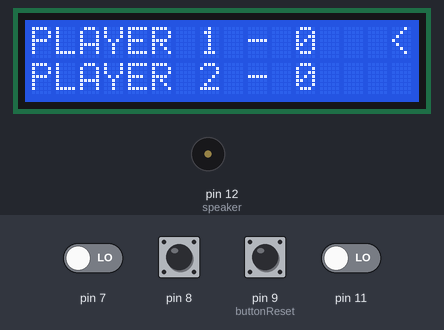
The sketch below on a simulated Arduino Uno, built with avr-gcc and run on an emulated ATmega328P. On the bench: 16×2 character LCD, buzzer (waves = sounding). Inputs (shaded band) come from the test bench; at power-on: pin 7, pin 8, pin 9 (buttonReset), pin 11 LOW.

Above: at 2.8 s.
2.9 s: pin 8 driven HIGH
At 4.1 s:
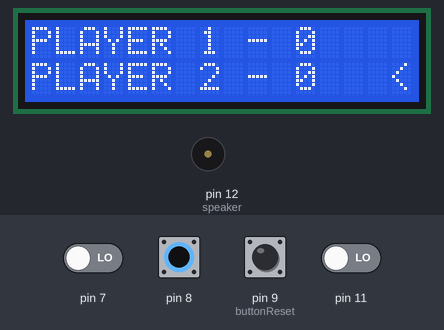
4.8 s: pin 9 (buttonReset) pulled HIGH for 0.15 s
At 4.88 s:
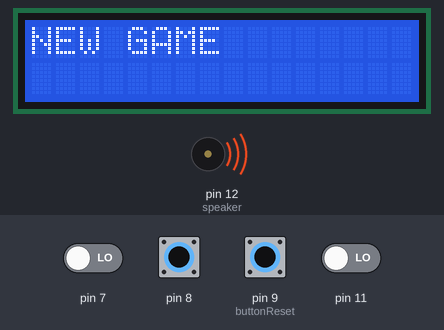
5.5 s: pin 7 driven HIGH
At 8.0 s:
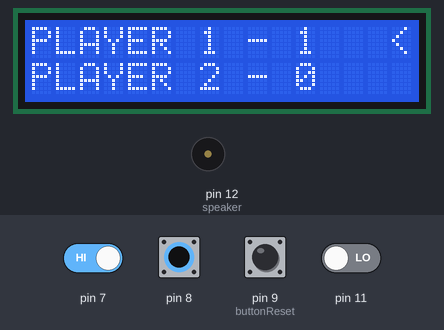
8.5 s: pin 9 (buttonReset) pulled HIGH for 1 s
At 9.72 s:
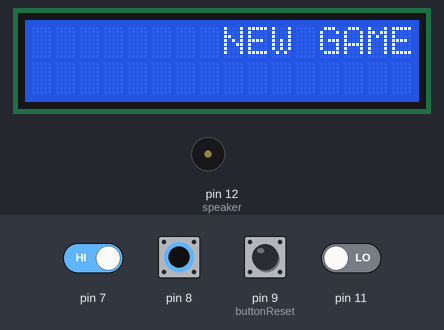
10.1 s: pin 9 (buttonReset) pulsed HIGH 5 times (0.12 s each, 0.3 s apart)
At 14.04 s:
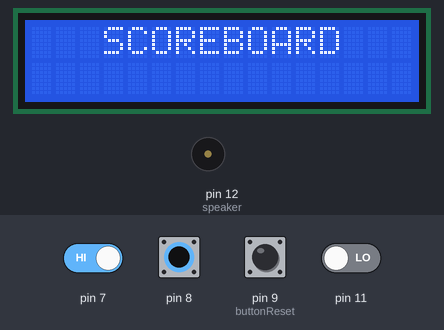
14.6 s: pin 8 pulsed LOW 2 times (0.12 s each, 0.3 s apart)
At 16.1 s:
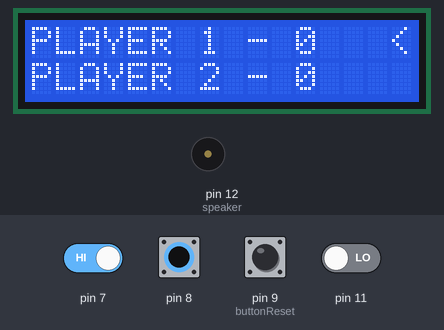
Timing chart, 0 to 17.6 s (numbered marks = the images above; inputs shaded):
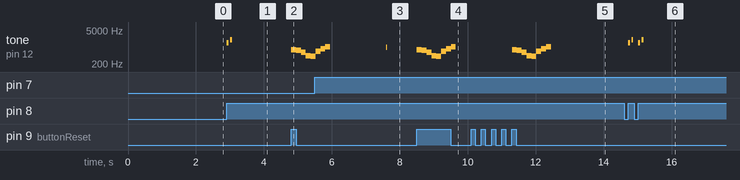

The sketch:

counter.ino
```cpp
#include <LiquidCrystal.h>

LiquidCrystal lcd(10, 6, 5, 4, 3, 2);

int ptsP1 = 0, ptsP2 = 0;

const int buttonAddPts = 7;
int lastButtonAddPtsState = LOW;
const int buttonSubPts = 11;
int lastButtonSubPtsState = LOW;

const int buttonPlayer = 8;
int lastButtonPlayerState = LOW;

const int buttonReset = 9;

int player = 0;

int speaker = 12;

#define NOTE_GS4 415
#define NOTE_A4  440
#define NOTE_DS5 622
#define NOTE_E5  659
#define NOTE_FS5 740
#define NOTE_G5  784
#define NOTE_GS5 831
#define NOTE_C6  1047
#define REST      0

int tempo = 120;

int melody[] = {
  NOTE_G5,22, NOTE_FS5,28, NOTE_DS5,28, NOTE_A4,22,
  NOTE_GS4,28, NOTE_E5,22, NOTE_GS5,28, NOTE_C6,18
};

int notes = sizeof(melody) / sizeof(melody[0]) / 2;
int wholenote = (60000 * 4) / tempo;
int divider = 0, noteDuration = 0;

unsigned long lastMillis = 0;  // Variable for controlling the timing of the melody
bool melodyPlaying = false;    // Flag to track whether the melody is playing
int melodyNoteIndex = 0;       // Index for tracking the current note in the melody

void gameInit(void);

void setup() {
  lcd.begin(16, 2);
  delay(100);
  pinMode(speaker, OUTPUT);
  gameInit();
}

void gameInit(void) {
  lcd.clear();
  lcd.setCursor(3, 0);
  lcd.print("SCOREBOARD");

  unsigned long previousMillis = 0;
  unsigned long interval = 80;
  int dotPosition = 0;

  unsigned long currentMillis = millis();
  while (dotPosition <= 15 ) {
    currentMillis = millis();

    if (currentMillis - previousMillis >= interval && dotPosition <= 15) {
      previousMillis = currentMillis;
      lcd.setCursor(dotPosition, 1);
      lcd.print(".");
      delay(80);
      lcd.setCursor(dotPosition, 1);
      lcd.print(" ");
      dotPosition++;
    }

  }

  delay(200);
  lcd.clear();
}

bool buttonPressed(int buttonPin, int &lastState) {
    int currentState = digitalRead(buttonPin);
    if (currentState != lastState) {
        lastState = currentState;
        return currentState == HIGH;
    }
    return false;
}

void playNewGameTune(int speaker) {
  unsigned long currentMillis = millis();

  if (melodyNoteIndex < notes) {
    if (currentMillis - lastMillis >= noteDuration) {
      tone(speaker, melody[melodyNoteIndex * 2], noteDuration * 0.9);
      lastMillis = currentMillis;
      melodyNoteIndex++;
    }
  } else {
    noTone(speaker);
  }
}

void loop() {

  if (buttonPressed(buttonPlayer, lastButtonPlayerState)) {
      player = (player == 0) ? 1 : 0;
        tone(speaker,1500,50);
        delay(100);
        tone(speaker,2000,50);
    }

  if (buttonPressed(buttonAddPts, lastButtonAddPtsState)) {
      if (player == 0) {
        tone(speaker,1000,25);
        ptsP1 += 1;
      } else {
        tone(speaker,1000,25);
        ptsP2 += 1;
      }
    }

  if (buttonPressed(buttonSubPts, lastButtonSubPtsState)) {
      if (player == 0) {
        if (ptsP1 > 0) {
          tone(speaker,100,50);
          ptsP1 -= 1;
        }
      } else {
        if (ptsP2 > 0) {
          tone(speaker,100,50);
          ptsP2 -= 1;
        }
      }
    }

  if (digitalRead(buttonReset) == HIGH) {
    melodyNoteIndex = 0;
    playNewGameTune(speaker);

    int j = 0;
    for (int i = 0; i < 9; i++) {
      lcd.clear();
      if (i % 2 == 0) {
        j = 0;
      } else {
        j = 1;
      }
      lcd.setCursor(i, j);
      lcd.print("NEW GAME");
      delay(140);

      playNewGameTune(speaker);
    }

    player = 0;
    ptsP1 = 0;
    ptsP2 = 0;

    gameInit();

    while (digitalRead(buttonReset) == HIGH) {
      delay(10);
    }
  }

  lcd.clear();
  lcd.setCursor(0, 0);
  lcd.print("PLAYER 1 - ");
  lcd.print(ptsP1);

  if (player == 0) {
    lcd.setCursor(15, 0);
    lcd.print("<");
    lcd.setCursor(15, 1);
    lcd.print(" ");
  } else {
    lcd.setCursor(15, 0);
    lcd.print(" ");
    lcd.setCursor(15, 1);
    lcd.print("<");
  }

  lcd.setCursor(0, 1);
  lcd.print("PLAYER 2 - ");
  lcd.print(ptsP2);

  delay(10);
}
```

Measured:
- after the input at 2.9 s, tone on pin 12 (speaker): silent → 1500 Hz at once, → silent 0.05 s later, → 2000 Hz 0.05 s later, → silent 0.05 s later; the display: changes after 0.41 s (image 1)
- after the input at 4.8 s, tone on pin 12 (speaker): plays 784 Hz for 0.14 s, 740 Hz for 0.14 s, 622 Hz for 0.14 s, 440 Hz for 0.14 s, 415 Hz for 0.12 s, starting at once; the display: changes at once (image 2)
- after the input at 8.5 s, tone on pin 12 (speaker): plays 784 Hz for 0.14 s, 740 Hz for 0.14 s, 622 Hz for 0.14 s, 440 Hz for 0.14 s, 415 Hz for 0.14 s, 659 Hz for 0.14 s … (8 notes in this stretch), starting at once; the display: first changes at once (image 4 shows a later state)
- after the input at 10.1 s, tone on pin 12 (speaker): plays 784 Hz for 0.14 s, 740 Hz for 0.14 s, 622 Hz for 0.14 s, 440 Hz for 0.14 s, 415 Hz for 0.14 s, 659 Hz for 0.14 s … (8 notes in this stretch), starting after 1.2 s; the display: first differs from a run without the input after 1.2 s (image 5 shows a later state)
- after the input at 14.6 s, tone on pin 12 (speaker): plays 1500 Hz for 0.05 s, 2000 Hz for 0.05 s, 1500 Hz for 0.05 s, 2000 Hz for 0.05 s, starting after 0.13 s; the display: first changes after 0.42 s (image 6 shows a later state)
